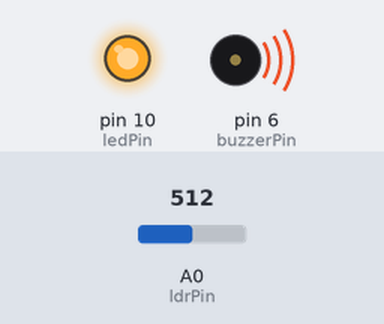
Bench run of a sketch on a simulated Arduino Uno, built with avr-gcc and run on an emulated ATmega328P. Parts: output pins drawn as LEDs (lit = HIGH), buzzer (waves = sounding). The test bench sets the inputs (shaded band); at power-on: A0 (ldrPin) = 512.

Above: at 1.2 s.
1.3 s: A0 (ldrPin) set to 913
2.8 s: A0 (ldrPin) set to 946
At 3.4 s:
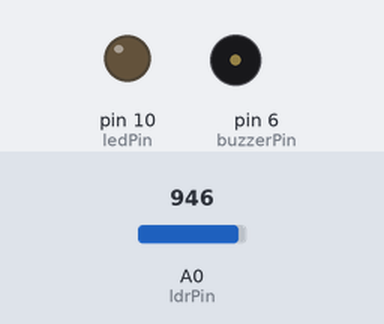
4.3 s: A0 (ldrPin) set to 920
At 4.6 s:
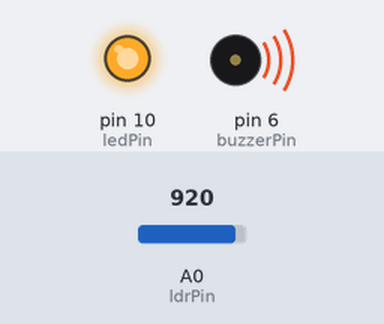
5.8 s: A0 (ldrPin) set to 940
At 6.9 s:
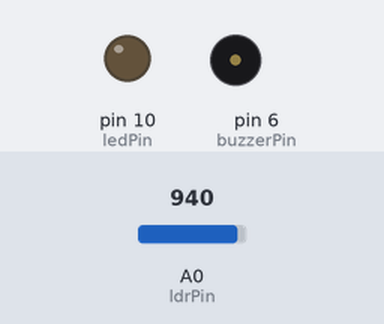
Timing chart, 0 to 8.3 s (numbered marks = the images above; inputs shaded):
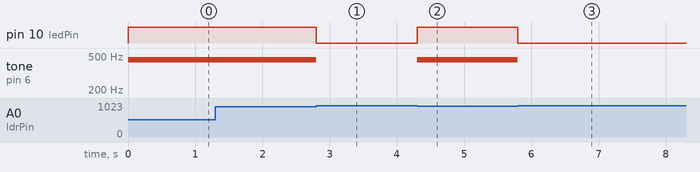

Measured:
- the behaviour switches between 930 and 931 on A0 (ldrPin) (found by bisection; images 0 and 1)
- after the input at 1.3 s, every drawn part: stays the same
- after the input at 2.8 s, pin 10 (ledPin): HIGH → LOW at once; tone on pin 6 (buzzerPin): 450 Hz → silent at once
- after the input at 4.3 s, pin 10 (ledPin): LOW → HIGH at once; tone on pin 6 (buzzerPin): silent → 450 Hz at once
- after the input at 5.8 s, pin 10 (ledPin): HIGH → LOW at once; tone on pin 6 (buzzerPin): 450 Hz → silent at once

The sketch:

sensor_LDR.ino
```cpp
const int buzzerPin = 6;
const int ldrPin = 0;
const int ledPin = 10;

int ldrValue = 0; // Valor lido do LDR

void setup() {
    pinMode(ledPin, OUTPUT);
    pinMode(buzzerPin, OUTPUT);
}

void loop() {
  ldrValue = analogRead(ldrPin);

  if (ldrValue>930){
  	digitalWrite(ledPin, LOW);
    noTone(buzzerPin);
  }
  else{
    digitalWrite(ledPin, HIGH);
    tone(buzzerPin,450);
  }
}
```
